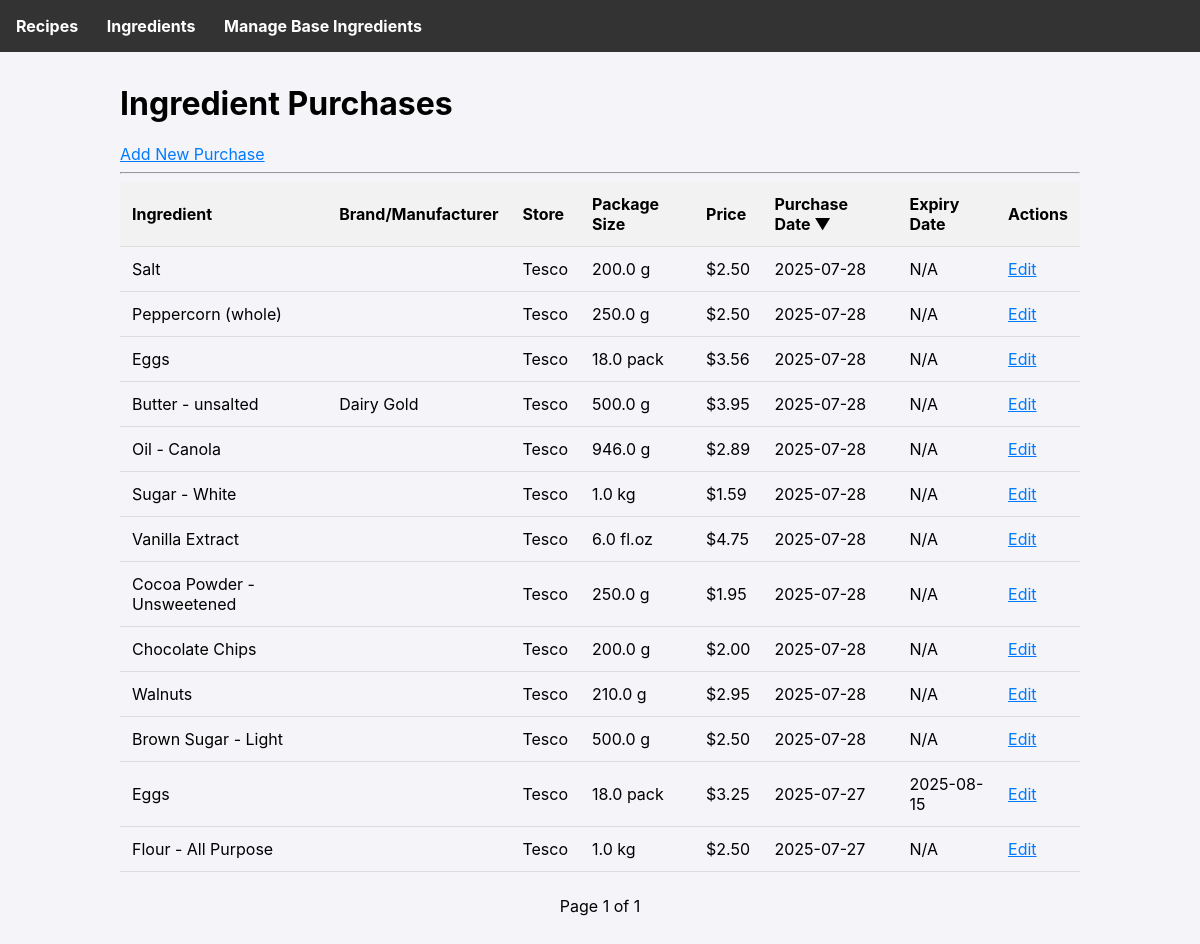
/ingredients, run on the app's committed database.
### tables this page shows
CREATE TABLE ingredient_purchases (
        id INTEGER PRIMARY KEY AUTOINCREMENT,
        ingredient_id INTEGER NOT NULL,
        store TEXT,
        package_amount REAL NOT NULL,
        package_unit TEXT NOT NULL,
        price REAL NOT NULL,
        purchase_date TEXT NOT NULL,
        expiry_date TEXT, brand TEXT,
        FOREIGN KEY (ingredient_id) REFERENCES ingredients (id)
    );

CREATE TABLE ingredients (
        id INTEGER PRIMARY KEY AUTOINCREMENT,
        name TEXT UNIQUE NOT NULL
    , density_g_ml REAL);

### app.py (the view)
@app.route('/ingredients')
def list_ingredients():
    db = get_db()
    page = request.args.get('page', 1, type=int)
    per_page = 25
    offset = (page - 1) * per_page
    sort_by = request.args.get('sort_by', 'purchase_date') # Default sort
    order = request.args.get('order', 'desc') # Default order
    allowed_sort_columns = {
        'name': 'i.name',
        'store': 'ip.store',
        'purchase_date': 'ip.purchase_date'
    }
    sort_column = allowed_sort_columns.get(sort_by, 'ip.purchase_date')
    if order not in ['asc', 'desc']:
        order = 'desc'
    distinct_stores = db.execute('SELECT DISTINCT store FROM ingredient_purchases ORDER BY store').fetchall()
    distinct_ingredients = db.execute('SELECT DISTINCT name FROM ingredients ORDER BY name').fetchall()
    query = f'''
        SELECT ip.*, i.name
        FROM ingredient_purchases ip JOIN ingredients i ON ip.ingredient_id = i.id
        ORDER BY {sort_column} {order}
        LIMIT ? OFFSET ?
    '''
    purchases = db.execute(query, (per_page, offset)).fetchall()
    total_purchases = db.execute('SELECT COUNT(id) FROM ingredient_purchases').fetchone()[0]
    total_pages = (total_purchases + per_page - 1) // per_page
    return render_template('ingredients.html', purchases=purchases,
                           page=page, total_pages=total_pages,
                           sort_by=sort_by, order=order)

### app.py (called while the page is built)
def get_db():
    if 'db' not in g:
        g.db = sqlite3.connect(DATABASE)
        g.db.row_factory = sqlite3.Row
    return g.db

### templates/ingredients.html (shortened to what this page needs)
{% extends 'base.html' %}
{% block content %}
  <h1>Ingredient Purchases</h1>
  <a href="{{ url_for('add_ingredient') }}">Add New Purchase</a>
  <hr>
  <table class="sortable">
      <thead>
          <tr>
              {% macro sortable_header(column_key, display_name) %}
                {% set next_order = 'asc' if sort_by == column_key and order == 'desc' else 'desc' %}
                <th class="{% if sort_by == column_key %}sorted-{{ order }}{% endif %}">
                    <a href="{{ url_for('list_ingredients', page=page, sort_by=column_key, order=next_order) }}">{{ display_name }}</a>
                </th>
              {% endmacro %}
              {{ sortable_header('name', 'Ingredient') }}
              <th>Brand/Manufacturer</th>
              {{ sortable_header('store', 'Store') }}
              <th>Package Size</th>
              <th>Price</th>
              {{ sortable_header('purchase_date', 'Purchase Date') }}
              <th>Expiry Date</th>
              <th>Actions</th>
          </tr>
      </thead>
      <tbody>
          {% for p in purchases %}
          <tr>
              <td>{{ p.name }}</td>
              <td>{{ p.brand or '' }}</td>
              <td>{{ p.store }}</td>
              <td>{{ p.package_amount }} {{ p.package_unit }}</td>
              <td>${{ '%.2f'|format(p.price) }}</td>
              <td>{{ p.purchase_date }}</td>
              <td>{{ p.expiry_date or 'N/A' }}</td>
              <td>
                  <a href="{{ url_for('edit_ingredient', purchase_id=p.id) }}">Edit</a>
              </td>
          </tr>
          {% else %}
          <tr>
              <td colspan="8">No ingredient purchases found.</td>
          </tr>
          {% endfor %}
      </tbody>
  </table>
  <div class="pagination">
    <span>Page {{ page }} of {{ total_pages }}</span>
  </div>
{% endblock %}

### templates/base.html (style rules this page uses)
body { font-family: -apple-system, BlinkMacSystemFont, "Segoe UI", Roboto, "Helvetica Neue", Arial, sans-serif; margin: 0; background-color: #f4f4f9; }
a { color: #007bff; }
table { width: 100%; border-collapse: collapse; }
th, td { padding: 0.75rem; text-align: left; border-bottom: 1px solid #ddd; }
th { background-color: #f2f2f2; }
.pagination { margin-top: 1.5rem; text-align: center; }
.sortable th a { text-decoration: none; color: inherit; }
.sortable th.sorted-desc a::after { content: ' ▼'; }

### data on the page
ingredient_purchases: name "Salt", store "Tesco", package_amount "200.0", package_unit "g", price "2.50", purchase_date "2025-07-28", expiry_date "N/A"
ingredient_purchases: name "Peppercorn (whole)", store "Tesco", package_amount "250.0", package_unit "g", price "2.50", purchase_date "2025-07-28", expiry_date "N/A"
ingredient_purchases: name "Eggs", store "Tesco", package_amount "18.0", package_unit "pack", price "3.56", purchase_date "2025-07-28", expiry_date "N/A"
ingredient_purchases: name "Butter - unsalted", brand "Dairy Gold", store "Tesco", package_amount "500.0", package_unit "g", price "3.95", purchase_date "2025-07-28", expiry_date "N/A"
ingredient_purchases: name "Oil - Canola", store "Tesco", package_amount "946.0", package_unit "g", price "2.89", purchase_date "2025-07-28", expiry_date "N/A"
ingredient_purchases: name "Sugar - White", store "Tesco", package_amount "1.0", package_unit "kg", price "1.59", purchase_date "2025-07-28", expiry_date "N/A"
ingredient_purchases: name "Vanilla Extract", store "Tesco", package_amount "6.0", package_unit "fl.oz", price "4.75", purchase_date "2025-07-28", expiry_date "N/A"
ingredient_purchases: name "Cocoa Powder - Unsweetened", store "Tesco", package_amount "250.0", package_unit "g", price "1.95", purchase_date "2025-07-28", expiry_date "N/A"
ingredient_purchases: name "Chocolate Chips", store "Tesco", package_amount "200.0", package_unit "g", price "2.00", purchase_date "2025-07-28", expiry_date "N/A"
ingredient_purchases: name "Walnuts", store "Tesco", package_amount "210.0", package_unit "g", price "2.95", purchase_date "2025-07-28", expiry_date "N/A"
ingredient_purchases: name "Brown Sugar - Light", store "Tesco", package_amount "500.0", package_unit "g", price "2.50", purchase_date "2025-07-28", expiry_date "N/A"
ingredient_purchases: name "Eggs", store "Tesco", package_amount "18.0", package_unit "pack", price "3.25", purchase_date "2025-07-27", expiry_date "2025-08-15"
ingredient_purchases: name "Flour - All Purpose", store "Tesco", package_amount "1.0", package_unit "kg", price "2.50", purchase_date "2025-07-27", expiry_date "N/A"

### other printed values
{{ display_name }} "Ingredient Store Purchase Date"
{{ page }} "1"
{{ total_pages }} "1"
